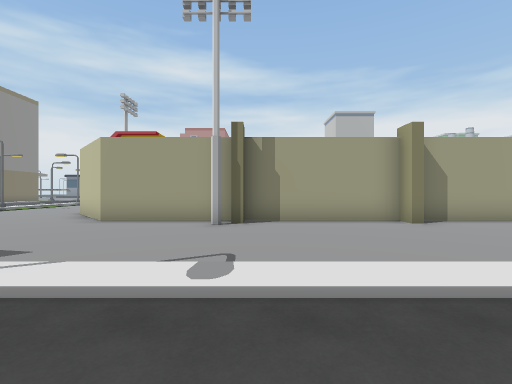
view 1 (above)

24 first-person views from a walk through a 3-D level made in the Unity game engine. The camera is 1.5 m above the floor, looks level and sees 85° across. The floor is counted in squares, 2 m on a side. Each view is taken from the middle of a square. On the plan, view 1 faces up. The plan holds only what a view shows up to about 10 squares ahead; the rest is blank. The place goes on beyond the plan. The player character is not drawn. Some animated figures are left out. Some surface patterns are stand-ins.

view 2
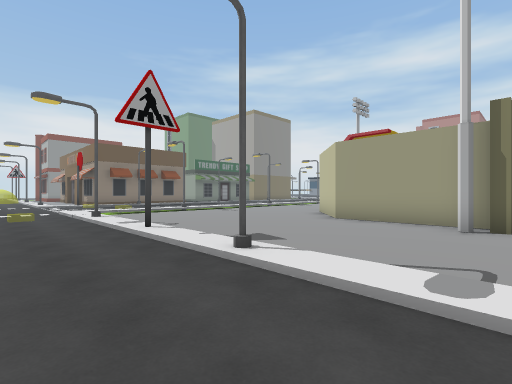

view 3
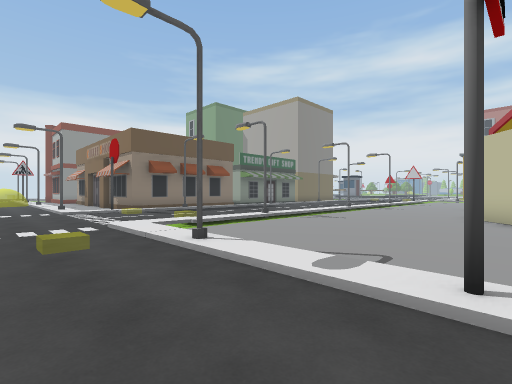

view 4
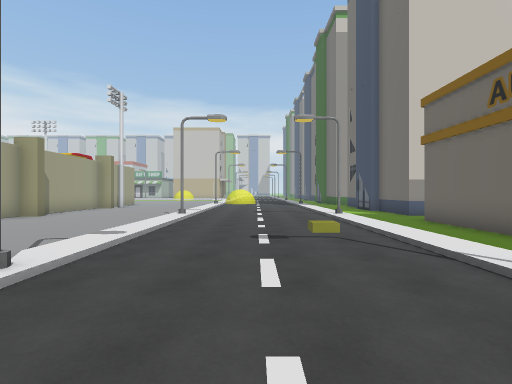

view 5
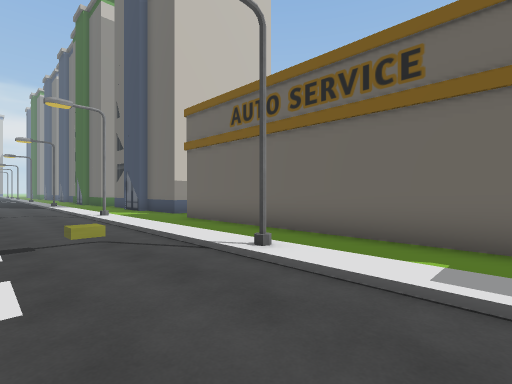

view 6
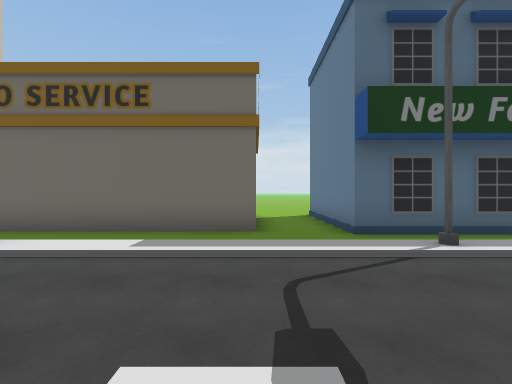

view 7
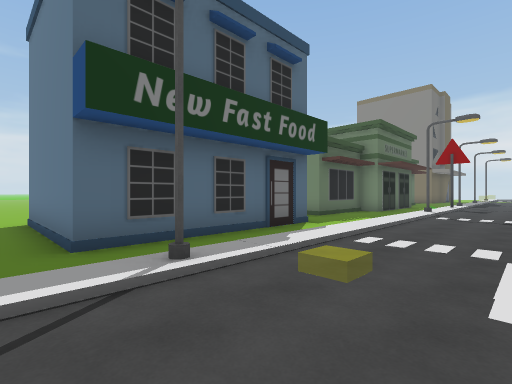

view 8
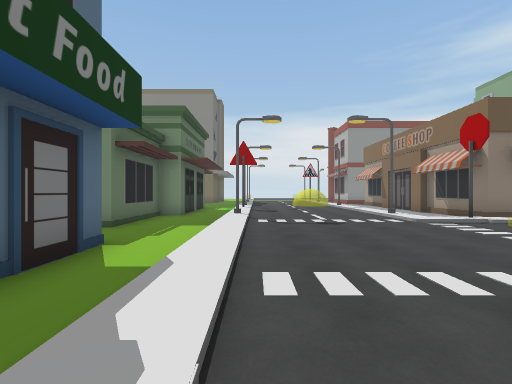

view 9
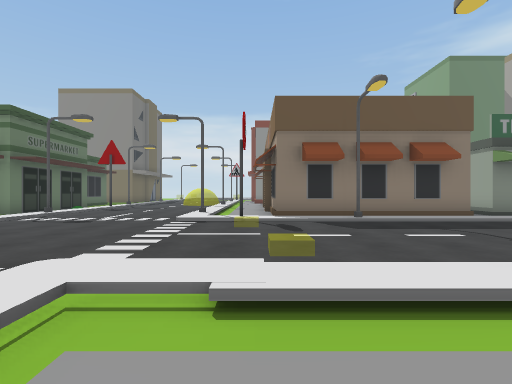

view 10
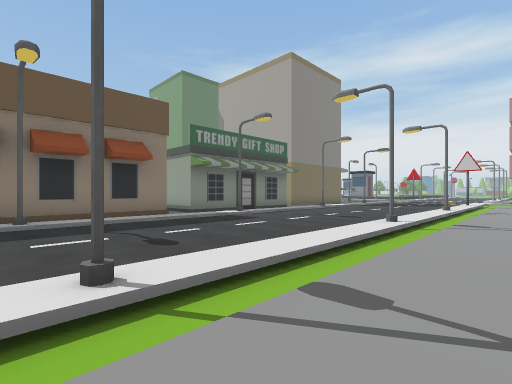

view 11
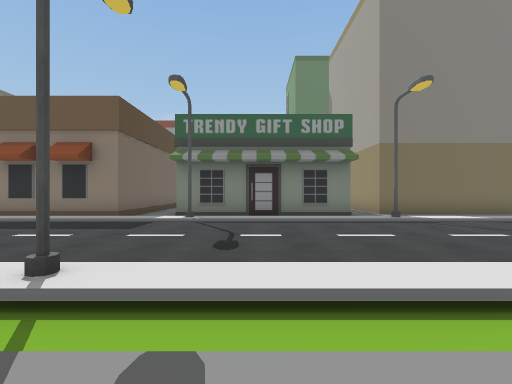

view 12
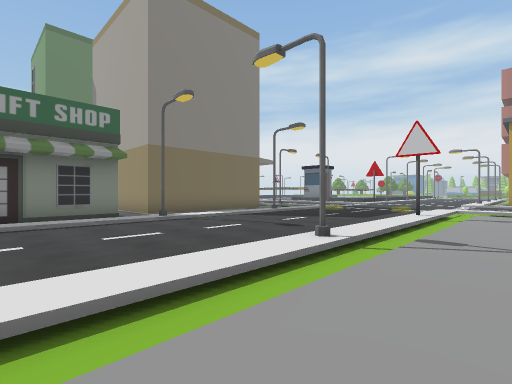

view 13
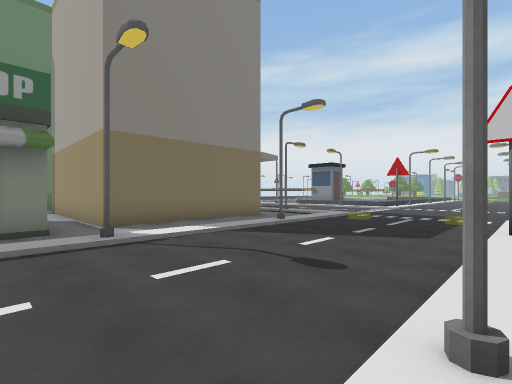

view 14
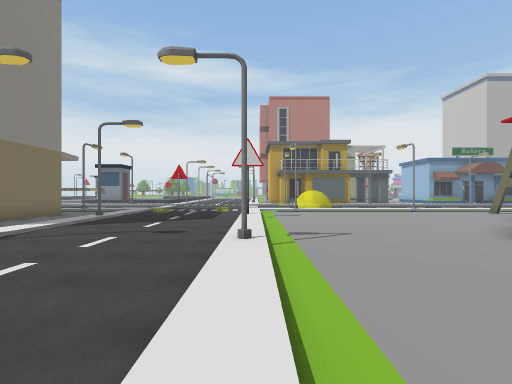

view 15
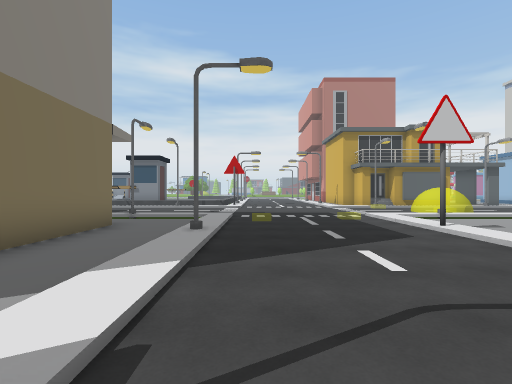

view 16
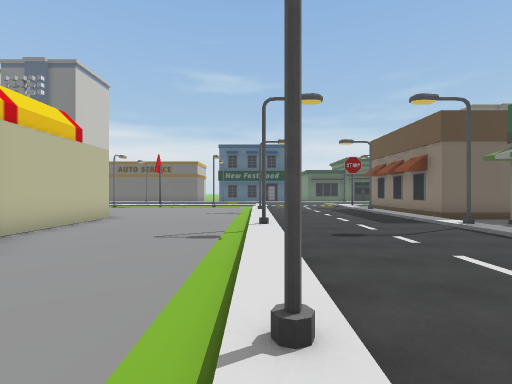

view 17
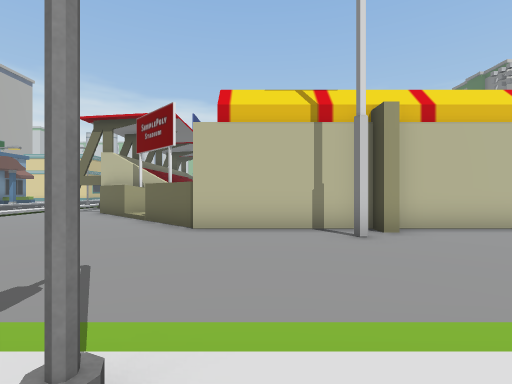

view 18
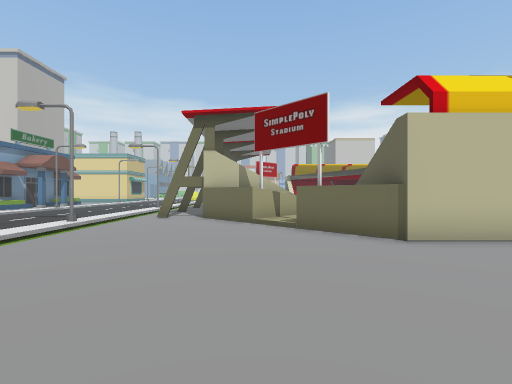

view 19
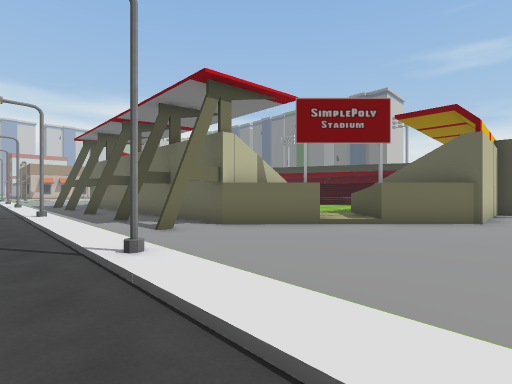

view 20
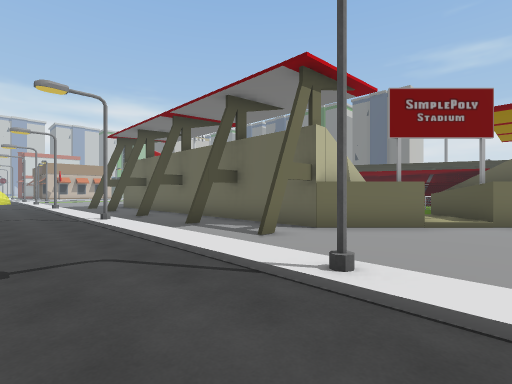

view 21
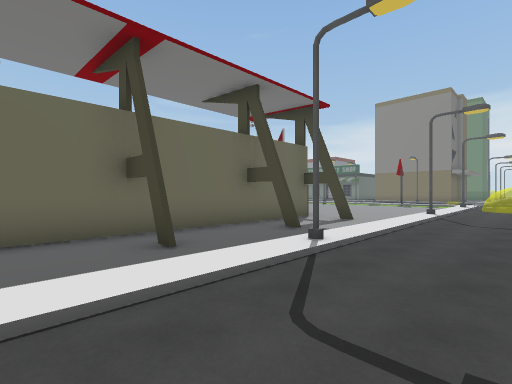

view 22
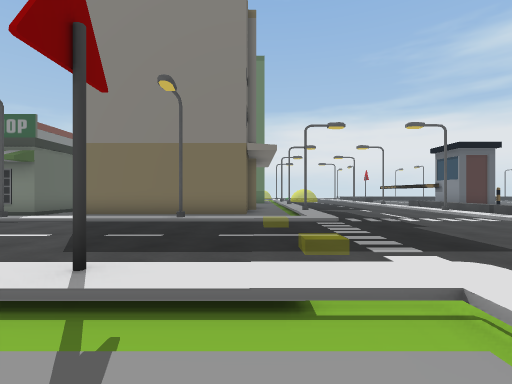

view 23
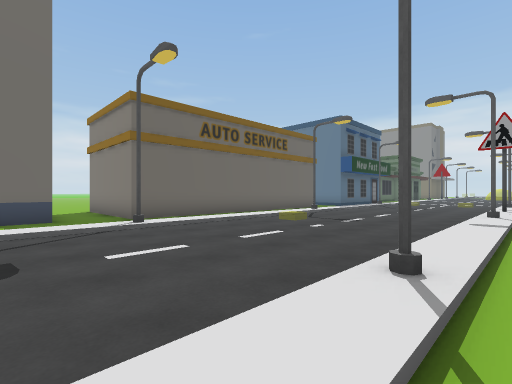

view 24
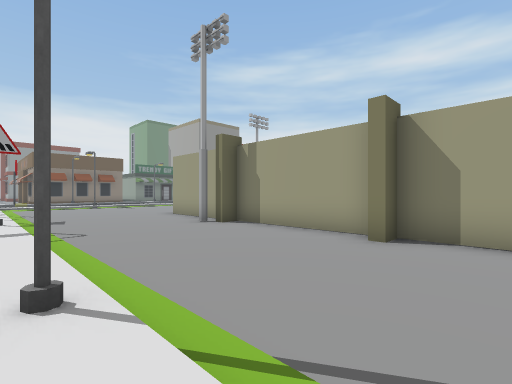

### Floor plan
Key: @ floor where view 1 was taken; # wall or solid block; . main floor; : floor 0.25 m higher than the main floor; - floor 0.25 m lower than the main floor; / step, stairs or slope; B building.
Columns run from 19 left of view 1 to 6 right of it. Each row starts with its distance up from view 1.
 28 ........      ............
 27 ........    /.............
 26 ////....///////#//////#///
 25 ...:...//.................
 24 ...:/.../.........#.#..#..
 23 B..:....#.................
 22 B..#..../........#########
 21 B..:..../.......##
 20 B..:..../......###
 19 B..:..../.....##
 18 ...#....#....###
 17 ##.:..../....#
 16  #.:..../....#
 15  # :..../...##
 14  # :..../....#
 13  # :..../....#
 12 ##.#....#....#
 11 ...:..../....#
 10 ###:..../....##
  9   #:..../.....##
  8   #:..../......###########
  7   #:....#.........##...#..
  6   #:..../.................
  5 ###:..../.................
  4 ...#/..//.................
  3 ---/..../-----------------
  2 /#//....///#//#/#//////#//
  1 ........../...............
  0 ...................@......
 -1 ........../......../......
 -2 //////////////////////////
 -3 /#/////////#////#//////#//
 -4 -------------------------
 -5 B-----BBBBBB-BBBBBBBBBB---
 -6 BBBB       B-B        B-BB
 -7            B-B        B-B
 -8            B-         B-B

Positions as (right, up) in squares from view 1, and headings:
1: (0, 0), facing up
2: (0, 0), facing up-left
3: (-5, 0), facing up-left
4: (-5, 0), facing right
5: (-5, 0), facing down-right
6: (-6, 1), facing down
7: (-7, 0), facing down-left
8: (-9, -2), facing left
9: (-9, 4), facing left
10: (-9, 6), facing up-left
11: (-9, 14), facing left
12: (-9, 14), facing up-left
13: (-11, 16), facing up-left
14: (-11, 13), facing up
15: (-15, 17), facing up
16: (-11, 19), facing down
17: (-12, 17), facing right
18: (-11, 21), facing right
19: (-7, 27), facing down-right
20: (-5, 28), facing down-right
21: (6, 28), facing down-left
22: (-9, 24), facing left
23: (6, 3), facing down-left
24: (6, 2), facing up-left
